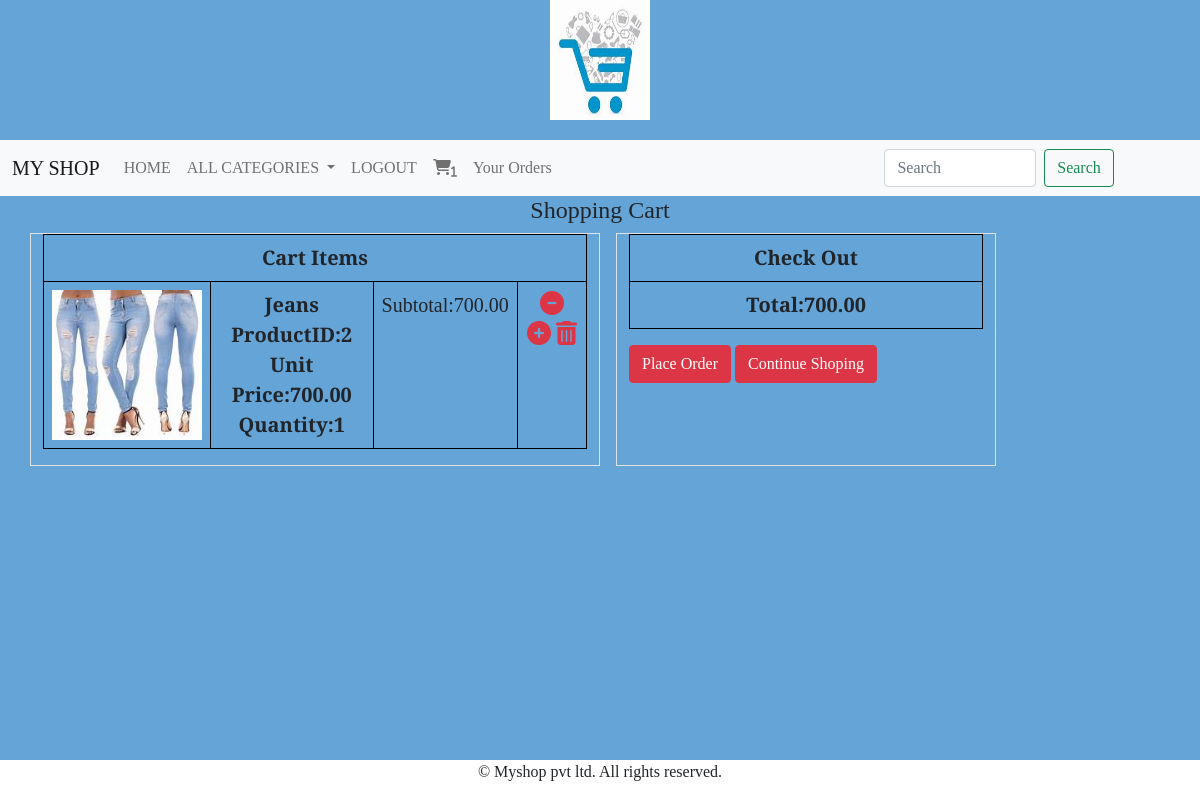
Screenshot of /cart/cartview (signed in) with the database file from the repository.
### cart/models.py (models this page shows, shortened)
class Cart(models.Model):
    product=models.ForeignKey(Product,on_delete=models.CASCADE)
    quantity=models.IntegerField()
    user=models.ForeignKey(User,on_delete=models.CASCADE)
    date_added=models.DateTimeField(auto_now_add=True)
    def subtotal(self):
        return self.quantity  * self.product.price

### shop/models.py (models this page shows, shortened)
class Product(models.Model):
    name=models.CharField(max_length=20)
    desc = models.TextField()
    image = models.ImageField(upload_to="images/product/", null=True, blank=True)
    price=models.DecimalField(max_digits=10,decimal_places=2)
    category=models.ForeignKey(Category,on_delete=models.CASCADE)
    stock=models.IntegerField()
    available=models.BooleanField(default=True)
    created = models.DateTimeField(auto_now_add=True)
    updated = models.DateTimeField(auto_now=True)

### cart/views.py (the view)
# urls.py: path('cartview', views.cartview,name='cartview'),
@login_required
def cartview(request):
    u=request.user
    cart=Cart.objects.filter(user=u)
    total=0
    for i in cart:
        total+=i.quantity*i.product.price
    return render(request,'cartview.html',{'c':cart,'total':total})

### cart/context_processors.py (called while the page is built)
def total(request):
    item_count=0
    if request.user:
     u=request.user
     try:
        cart=Cart.objects.filter(user=u)
        for i in cart:
            item_count+=i.quantity
     except:
        item_count=0
    return {'count':item_count}

### shop/context_processors.py (called while the page is built)
def menu_links(request):
    c=Category.objects.all()
    return{'links':c}

### templates/cartview.html
<!DOCTYPE html>
{% extends 'base.html' %}
{% load static %}
{% block content %}
<div class="container" style="margin-bottom:100px;">
    <div class="row">
        <h4 class="text-center">Shopping Cart</h4>
        <div class="col-6 border border-1">
           <table class="table table-bordered text-center fs-5" style="border-color: black;">
                <tr>
                    <th colspan="5"> Cart Items</th>
                </tr>
                {% for i in c %}
                <tr>
                    <td><img src="{{i.product.image.url}}" height="150px" width="150px"</td>
                    <td><b>{{i.product.name}}</b><br>
                    <b>ProductID:{{i.product.id}}</b><br>
                    <b> Unit Price:{{i.product.price}}</b><br>
                    <b>Quantity:{{i.quantity}}</b><br>
                    </td>
                    <td>Subtotal:{{i.subtotal}}</td>
                    <td>
                        {% if i.product.stock > 0 %}
                        <a href="{% url 'cart:decrease_quantity' i.product.name %}"><i class="fa-solid fa-circle-minus text-danger fs-4"></i></a>
                        <a href="{% url 'cart:addtocart' i.product.name %}"><i class="fa-solid fa-circle-plus text-danger fs-4"></i></a>
                        <a href="{% url 'cart:deleteqty' i.product.name %}"><i class="fa-solid fa-trash-can text-danger fs-4"></i></a>
                        {% else %}
                        <a href="{% url 'cart:decrease_quantity' i.product.name %}"><i class="fa-solid fa-circle-minus text-danger fs-4"></i></a>
                        <a href="{% url 'cart:deleteqty' i.product.name %}"><i class="fa-solid fa-trash-can text-danger fs-4"></i></a>
                    {% endif %}</td>
                </tr>
                {% endfor %}
            </table>
    </div>
<div class="col-4 border border-1  ms-3">
    <table class="table table-bordered text-center fs-5" style="border-color: black;">
    <tr>
        <th colspan ="5">Check Out</th>
    </tr>
        <tr>
            <th>Total:{{total}}</th>
        </tr>
</table>
    <a href="{% url 'cart:orderform' %}" class="btn btn-danger">Place Order</a>
    <a href="{% url 'shop:allcategories' %}" class="btn btn-danger" >Continue Shoping</a>
</div>
    </div>
    {% endblock %}

### static/css/style.css (style rules this page uses)
body { font-family: 'Playfair Display', serif; background-color:#65A4D6; }

### rows the page displays
Cart: product.image (picture), product.name "Jeans", product.id "2", product.price "700.00", quantity "1", subtotal "700.00"

### other values shown
{{ count }} "1"
{{ total }} "700.00"
